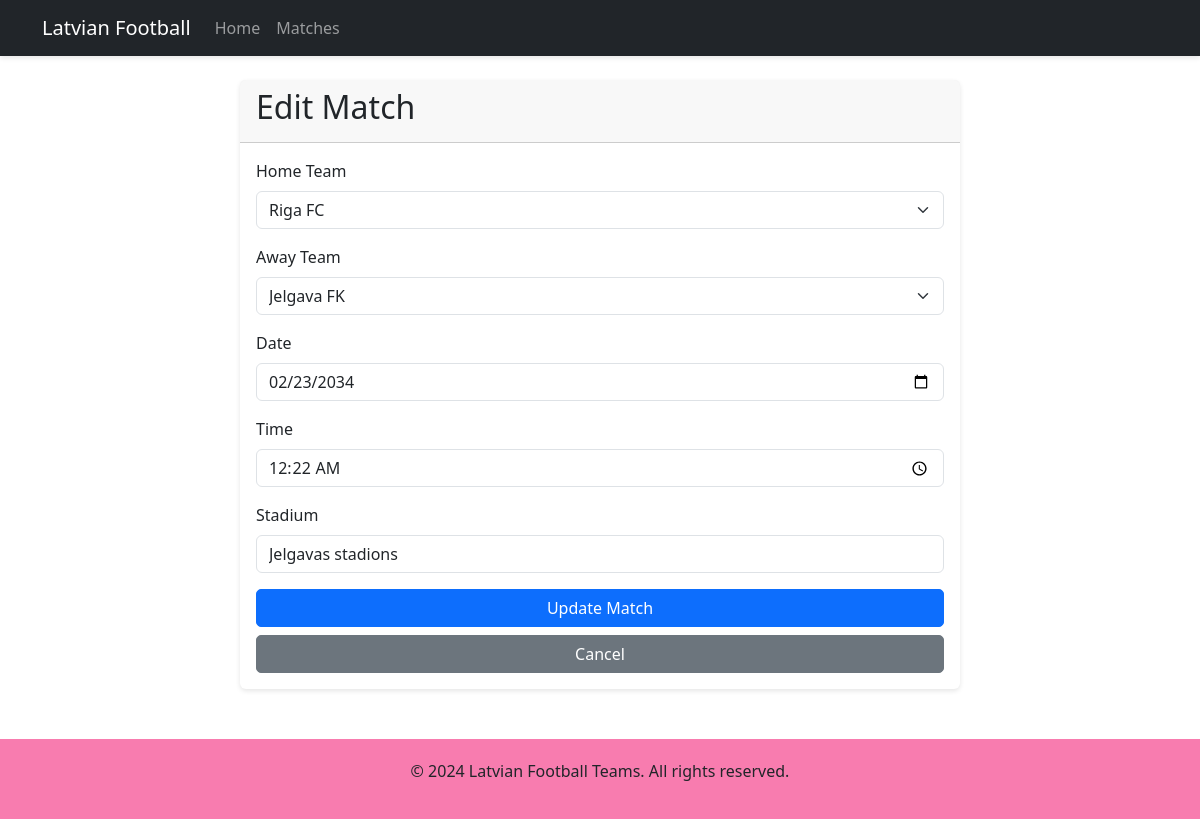
The page /admin/match/edit/1 (signed in) on the database its author committed.
### tables this page shows
CREATE TABLE matches
                 (id INTEGER PRIMARY KEY AUTOINCREMENT,
                  home_team_id INTEGER,
                  away_team_id INTEGER,
                  date TEXT,
                  time TEXT,
                  stadium TEXT,
                  FOREIGN KEY (home_team_id) REFERENCES teams(id),
                  FOREIGN KEY (away_team_id) REFERENCES teams(id));

CREATE TABLE teams
                 (id INTEGER PRIMARY KEY AUTOINCREMENT,
                  name TEXT NOT NULL,
                  city TEXT NOT NULL,
                  founded INTEGER,
                  stadium TEXT,
                  logo TEXT);

### app.py (the view, shortened to what this page needs)
@app.route('/admin/match/edit/<int:match_id>', methods=['GET', 'POST'])
def edit_match(match_id):
    if not session.get('admin_logged_in'):
        return redirect(url_for('admin_login'))
    conn = sqlite3.connect('football.db')
    c = conn.cursor()
    c.execute('SELECT * FROM matches WHERE id = ?', (match_id,))
    match = c.fetchone()
    c.execute('SELECT * FROM teams')
    teams = c.fetchall()
    conn.close()
    return render_template('admin/edit_match.html', match=match, teams=teams)

### templates/admin/edit_match.html (shortened to what this page needs)
{% extends "base.html" %}
{% block content %}
<div class="container">
    <div class="row justify-content-center">
        <div class="col-md-8">
            <div class="card">
                <div class="card-header">
                    <h2>Edit Match</h2>
                </div>
                <div class="card-body">
                    <form method="POST" action="{{ url_for('edit_match', match_id=match[0]) }}">
                        <div class="mb-3">
                            <label for="home_team_id" class="form-label">Home Team</label>
                            <select class="form-select" id="home_team_id" name="home_team_id" required>
                                {% for team in teams %}
                                <option value="{{ team[0] }}" {% if team[0] == match[1] %}selected{% endif %}>{{ team[1] }}</option>
                                {% endfor %}
                            </select>
                        </div>
                        <div class="mb-3">
                            <label for="away_team_id" class="form-label">Away Team</label>
                            <select class="form-select" id="away_team_id" name="away_team_id" required>
                                {% for team in teams %}
                                <option value="{{ team[0] }}" {% if team[0] == match[2] %}selected{% endif %}>{{ team[1] }}</option>
                                {% endfor %}
                            </select>
                        </div>
                        <div class="mb-3">
                            <label for="date" class="form-label">Date</label>
                            <input type="date" class="form-control" id="date" name="date" value="{{ match[3] }}" required>
                        </div>
                        <div class="mb-3">
                            <label for="time" class="form-label">Time</label>
                            <input type="time" class="form-control" id="time" name="time" value="{{ match[4] }}" required>
                        </div>
                        <div class="mb-3">
                            <label for="stadium" class="form-label">Stadium</label>
                            <input type="text" class="form-control" id="stadium" name="stadium" value="{{ match[5] }}" required>
                        </div>
                        <div class="d-grid gap-2">
                            <button type="submit" class="btn btn-primary">Update Match</button>
                            <a href="{{ url_for('admin_dashboard') }}" class="btn btn-secondary">Cancel</a>
                        </div>
                    </form>
                </div>
            </div>
        </div>
    </div>
</div>
{% endblock %}

### static/css/style.css (style rules this page uses)
.card { transition: transform 0.3s ease, box-shadow 0.3s ease; border: none; box-shadow: 0 2px 5px rgba(0,0,0,0.1); }
.btn { border-radius: 5px; transition: all 0.3s ease; }

### rows shown on the page
matches: home_team_id "Riga FC", away_team_id "Jelgava FK", date "02/23/2034", time "00:22", stadium "Jelgavas stadions"
